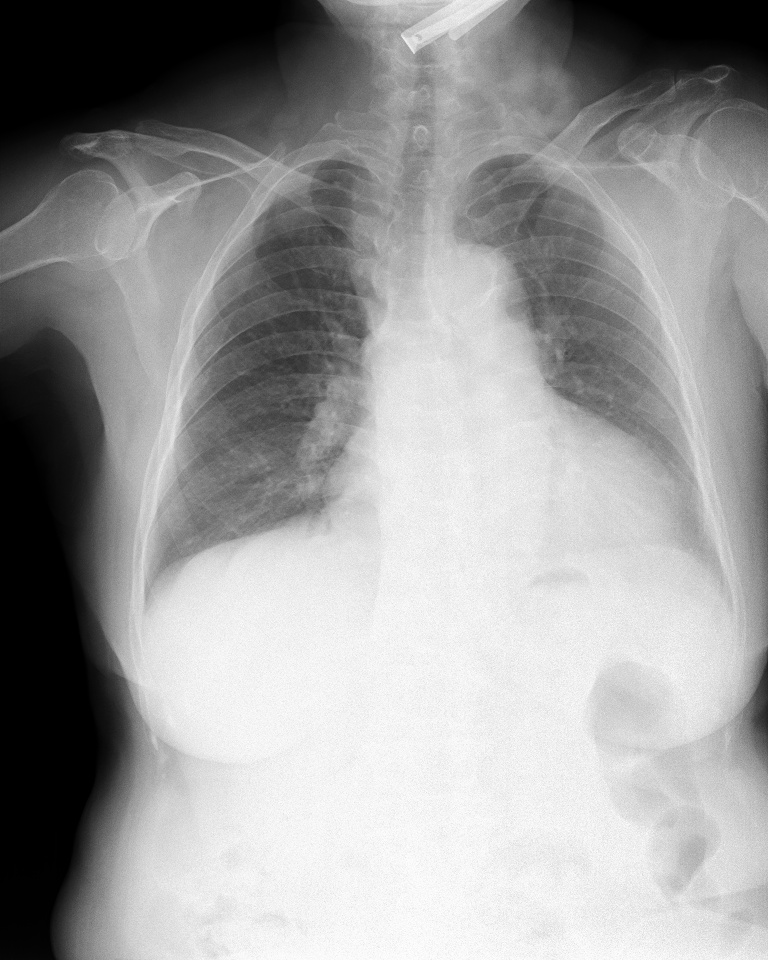
#> input picture Image-Augmentations-Visualize/dataset/051132a778e61a86eb147c7c6f564dfe.jpg, 768 x 960 px
$ python rotate.py
#> lines starting #> are read from the running program, lines starting #| are printed output that depends on the picture
#> in main, img is the input picture: shape (960, 768, 3); min 0, max 255, mean 155.6
#| img.shape = (960, 768, 3)
### Image-Augmentations-Visualize/src/data_augmentation.py
import random
import numpy as np
import cv2
import os
import sys
from src.utils import clip_bboxes, rotate_img, convert_2_to_4_corners, rotate_bboxes, convert_4_to_2_corners, letterbox_img

class RandomHorizontalFlip_(object):
    '''Radnomly horizontally flip the Image with the probability p.
    Args:
        p: (float) The probability with which the image is flipped.

    Output:
        img: (np.array) The flipped image with shape (HxWxC)
        bboxes: (np.array) The transformed bounding boxe with shape (N, 4)
                N is number of bounding boxes and 4 represents x_min, y_min, x_max, y_max.
        labels: (ndarray) the transformed labels
    '''

    def __init__(self, p):
        self.p = p

    # [28 lines left out: function __call__, not called in this run]


class RandomVerticalFlip_(object):
    '''Radnomly vertical flip the Image with the probability p.
    Args:
        p: (float) The probability with which the image is flipped.

    Output:
        img: (np.array) The flipped image with shape (HxWxC)
        bboxes: (np.array) The transformed bounding boxe with shape (N, 4)
                N is number of bounding boxes and 4 represents x_min, y_min, x_max, y_max.
        labels: (ndarray) the transformed labels
    '''
    def __init__(self, p):
        self.p = p

    # [24 lines left out: function __call__, not called in this run]


class RandomScale(object):
    ''' Randomly scale an image
    Bounding boxes which have an area of less than 25% in the remaining in the
    transformed image is dropped (removed). The resolution is maintained, and the remaining
    area if any is filled by black color.

    Args:
        scale: (float or tuple(float))
               If **float**, the image is scale by a factor from a range (1 - scale, 1 + scale)
               If **typle**, the image is scale by a factor from value specified by the tuple.

        diff: (bool) If False, remain the aspect ratio of image. Otherwise, if True
              the scale of image's height and image's width is not the same.
        p: (float) The probability with which the image is scaled.

    Outputs:
        img: (ndarray) The scaled image with shape (H, W, C)
        bboxes: (ndarray) The transformed bounding boxe with shape (N, 4)
                N is number of bounding boxes and 4 represents x_min, y_min, x_max, y_max.
        labels: (ndarray) the transformed labels
    '''

    # [60 lines left out: functions __init__, __call__, not called in this run]


class Scale(object):
    ''' Scale an image
    Bounding boxes which have an area of less than 25% in the remaining in the
    transformed image is dropped (removed). The resolution is maintained, and the remaining
    area if any is filled by black color.

    Args:
        scale_x: (float) If **float**, the image's width is scale by a factor 1 + scale
        scale_y: (float) If **float**, the image's height is scale by a factor 1 + scale
        p: (float) The probability with which the image is scaled.

    Outputs:
        img: (ndarray) The scaled image with shape (H, W, C)
        bboxes: (ndarray) The transformed bounding boxe with shape (N, 4)
                N is number of bounding boxes and 4 represents x_min, y_min, x_max, y_max.
        labels: (ndarray) the transformed labels
    '''

    # [45 lines left out: functions __init__, __call__, not called in this run]


class RandomTranslate(object):
    ''' Randomly Translates the image
    Bounding boxes which have an area of less tahn 25% in the
    remaining in the transformed image is dropped (removed).
    The resolution is maintained, and the remaining area if any
    is filled by black color.

    Args:
        translate: (float or tuple(float))
                   if **float**, the image is translated by a factor drawn
                   randomly from a range (1 - translate, 1 + translate)
                   if **tuple**, translate is drawn randomly from specified by the tuple.
        diff: (bool) If False, remain the aspect ratio of image. Otherwise, if True
              the scale of image's height and image's width is not the same.
        p: (float) The probability with which the image is translated.

    Output:
        img: (ndarray) The scaled image with shape (H, W, C)
        bboxes: (ndarray) The transformed bounding boxe with shape (N, 4)
                N is number of bounding boxes and 4 represents x_min, y_min, x_max, y_max.
        labels: (ndarray) the transformed labels
    '''

    # [59 lines left out: functions __init__, __call__, not called in this run]

class Translate(object):
    ''' Randomly Translates the image
    Bounding boxes which have an area of less tahn 25% in the
    remaining in the transformed image is dropped (removed).
    The resolution is maintained, and the remaining area if any
    is filled by black color.

    Args:
        translate_x: (float) If **float**, the image's width is translated with this factor
        translate_y: (float) If **float**, the image's height is translated with this factor
        p: (float) The probability with which the image is translated.

    Output:
        img: (ndarray) The scaled image with shape (H, W, C)
        bboxes: (ndarray) The transformed bounding boxe with shape (N, 4)
                N is number of bounding boxes and 4 represents x_min, y_min, x_max, y_max.
        labels: (ndarray) the transformed labels
    '''

    # [51 lines left out: functions __init__, __call__, not called in this run]


class RandomRotate(object):
    ''' Randomly rotates an images
    Bounding boxes which habe an area og less than 25% in the remaining in the
    transformed image is dropped (removed). The resolution is maintained, and the remaining
    area if nay is filled by black color.

    Args:
        angle: (float or tuple(float))
               If **float**, the image is rotated by a factor drawn
               randomly from a range (- angle, angle)
               If **tuple**, the angle is drawn randomly from value specified by the tuple
        p: (float) The probability with which the image is rotated.

    Output:
        img: (ndarray) The scaled image with shape (H, W, C)
        bboxes: (ndarray) The transformed bounding boxe with shape (N, 4)
                N is number of bounding boxes and 4 represents x_min, y_min, x_max, y_max.
        labels: (ndarray) the transformed labels
    '''

    # [49 lines left out: functions __init__, __call__, not called in this run]


class Rotate(object):
    ''' Rotates an images
    Bounding boxes which habe an area og less than 25% in the remaining in the
    transformed image is dropped (removed). The resolution is maintained, and the remaining
    area if nay is filled by black color.

    Args:
        angle: (float) Angle by which the image is to be rotated
        p: (float) The probability with which the image is rotated.

    Output:
        img: (ndarray) The scaled image with shape (H, W, C)
        bboxes: (ndarray) The transformed bounding boxe with shape (N, 4)
                N is number of bounding boxes and 4 represents x_min, y_min, x_max, y_max.
        labels: (ndarray) the transformed labels
    '''

    def __init__(self, angle=20, p=0.5):
        self.angle = angle
        self.p = p

    def __call__(self, img, bboxes, labels):
        img = img.copy()
        bboxes = bboxes.copy()
        labels = labels.copy()

        if random.random() < self.p:
            # get random angle from range
            angle = self.angle

            # get the width, height and center of point of image
            h, w = img.shape[0], img.shape[1]
            center_x, center_y = w // 2, h // 2

            # rotate the image
            img = rotate_img(img, angle)

            # convert 2 corners of boundig boxes to 4 corners (easy to calculate)
            corners = convert_2_to_4_corners(bboxes)

            # rotate bounding boxes
            corners = rotate_bboxes(corners_bboxes = corners, angle = angle,
                                    center_x = center_x, center_y = center_y,
                                    w = w, h = h)
            new_bboxes = convert_4_to_2_corners(corners)

            # calculate the scale_factor after rotation image (cause its dimension is change after rotation)
            scale_factor_x = img.shape[1] / w
            scale_factor_y = img.shape[0] / h

            # but we don't want to change the dimension of final image --> resize it to original dimension
            img = cv2.resize(img, (w, h))

            # then we must convert the coordinate of new_bboxes after rotation
            new_bboxes[:, :4] /= [scale_factor_x, scale_factor_y,scale_factor_x, scale_factor_y]
            bboxes = new_bboxes

            bboxes, labels = clip_bboxes(bboxes, clip_box = [0, 0, 1 + w, 1 + h], labels = labels,
                                                alpha = 0.25)

        return img, bboxes, labels


class RandomShear(object):
    """ Randomly shears an image in the horizontal direction
    Bounding boxes which have an area of less than 25% in the remaining in the
    transformed image is dropped. The resolution is maintained, and the remaining
    area if any is filled by black color.

    Args:
        shear_factor: (float or tuple(float))
                      If **float**, the image is sheared horizontally by a factor drawn
                      randomly from a range (-`shear_factor`, `shear_factor`).
                      If **tuple**, the `shear_factor` is drawn randomly from values specified by the
                      tuple.
        p: (float) The probability with which the image is rotated.

    Output:
        img: (ndarray) The scaled image with shape (H, W, C)
        bboxes: (ndarray) The transformed bounding boxe with shape (N, 4)
                N is number of bounding boxes and 4 represents x_min, y_min, x_max, y_max.
        labels: (ndarray) the transformed labels
    """

    # [59 lines left out: functions __init__, __call__, not called in this run]


class Shear(object):
    """ Randomly shears an image in the horizontal direction
    Bounding boxes which have an area of less than 25% in the remaining in the
    transformed image is dropped. The resolution is maintained, and the remaining
    area if any is filled by black color.

    Args:
        shear_factor: (float or tuple(float))
                      If **float**, the image is sheared horizontally by a factor drawn
                      randomly from a range (-`shear_factor`, `shear_factor`).
                      If **tuple**, the `shear_factor` is drawn randomly from values specified by the
                      tuple.
        p: (float) The probability with which the image is rotated.

    Output:
        img: (ndarray) The scaled image with shape (H, W, C)
        bboxes: (ndarray) The transformed bounding boxes with shape (N, 4)
                N is number of bounding boxes and 4 represents x_min, y_min, x_max, y_max.
        labels: (ndarray) the transformed labels
    """

    def __init__(self, shear_factor=0.2, p=0.5):
        self.shear_factor = shear_factor
        self.p = p

    # [50 lines left out: function __call__, not called in this run]


class Resize(object):
    """Resize the image in accordance to `image_letter_box` function in darknet
    The aspect ratio is maintained. The longer side is resized to the input
    size of the network, while the remaining space on the shorter side is filled
    with black color. **This should be the last transform**

    Args:
        inp_dim: (tuple(int)) with (width, height). Tuple containing the size to which the image will be resized.

    Outputs:
        img: (ndarray) The scaled image with shape (H, W, C)
        bboxes: (ndarray) The transformed bounding boxes with shape (N, 4)
                N is number of bounding boxes and 4 represents x_min, y_min, x_max, y_max.
        labels: (ndarray) the transformed labels
    """

    def __init__(self, inp_dim):
        self.inp_dim = inp_dim

    # [38 lines left out: function __call__, not called in this run]


class RandomHSV(object):
    """HSV transform to vary hue saturation and brightness
    Hue has a range of 0-179
    Saturation and Brightness have a range of 0-255.
    Chose the amount you want to change thhe above quantities accordingly.

    Args:
        hue: (None or int or tuple (int))
             If None, the hue of the image is left unchanged.
             If int, a random int is uniformly sampled from (-hue, hue) and added to the
             hue of the image.
             If tuple, the int is sampled from the range specified by the tuple.
        saturation: (None, or int or tuple(int))
                    If None, the saturation of the image is left unchanged.
                    If int, a random int is uniformly sampled from (-saturation, saturation)
                    and added to the hue of the image.
                    If tuple, the int is sampled from the range  specified by the tuple.
        brightness: (None or int or tuple(int))
                    If None, the brightness of the image is left unchanged.
                    If int, a random int is uniformly sampled from (-brightness, brightness)
                    and added to the hue of the image.
                    If tuple, the int is sampled from the range  specified by the tuple.

    Outputs:
        img: (ndarray) The scaled image with shape (H, W, C)
        bboxes: (ndarray) The transformed bounding boxes with shape (N, 4)
                N is number of bounding boxes and 4 represents x_min, y_min, x_max, y_max.
        labels: (ndarray) the transformed labels
    """

    # [51 lines left out: functions __init__, __call__, not called in this run]


class HSV(object):
    """HSV transform to vary hue saturation and brightness
    Hue has a range of 0-179
    Saturation and Brightness have a range of 0-255.
    Chose the amount you want to change thhe above quantities accordingly.

    Args:
        hue: (None or int)
             If int, a random int is uniformly sampled and added to the image.
        saturation: (None, or int)
                    If None, the saturation of the image is left unchanged.
                    If int, a random int is uniformly sampled and added to the hue of the image.
        brightness: (None or int)
                    If int, a random int is uniformly sampled and added to the hue of the image.

    Outputs:
        img: (ndarray) The scaled image with shape (H, W, C)
        bboxes: (ndarray) The transformed bounding boxes with shape (N, 4)
                N is number of bounding boxes and 4 represents x_min, y_min, x_max, y_max.
        labels: (ndarray) the transformed labels
    """

    # [41 lines left out: functions __init__, __call__, not called in this run]


'''Combining multiple transformations'''
class Sequence_(object):
    '''Initialize squence object of transofrmation to the image/bboxes

    Args:
        augmentations: (list) List containing the Transformation Object in Sequence
                       they are to be applied.
        probs: (float or list(float))
               If **float**, the probability with which each of the transformation will
               be applied.
               If **list**, the length must be equal to *augmentations*.
               Each element of this list is the probability with which each
               corresponding transformation is applied.

    Output:
        img: (ndarray) The scaled image with shape (H, W, C)
        bboxes: (ndarray) The transformed bounding boxes with shape (N, 4)
                N is number of bounding boxes and 4 represents x_min, y_min, x_max, y_max.
        labels: (ndarray) the transformed labels
    '''

    # [18 lines left out: functions __init__, __call__, not called in this run]

### Image-Augmentations-Visualize/src/utils.py
# src: https://blog.paperspace.com/data-augmentation-for-object-detection-rotation-and-shearing/
# document:
import cv2
import numpy as np

# [74 lines left out: functions draw_bboxes, bboxes_area, clip_bboxes, not called in this run]

def rotate_img(img, angle):
    '''Rotate the image
    Rotate the image such that the rotated image is enclosed inside the tightest
    rectangle. The area not occupied by the pixels of the original image is colored
    black.

    Args:
        img: (nd.array) image with shape (H, W, C)
        angle: (float) angle by which the image is to be rotated.

    Output:
        img: (nd.array) Rotated image.
    '''
#> called with angle = 90

    # get the coordinates of center point of image
    h, w = img.shape[0], img.shape[1]
    center_x, center_y = w // 2, h // 2

    # transform matrix (applying the negative of the
    # angle to rotate clockwise)
    rotation_matrix = cv2.getRotationMatrix2D(center = (center_x, center_y),
                                              angle = angle, scale = 1.0)

    # get the sine and cosine (cosine = alpha and sine = beta cause scale = 1.0)
    cos = np.abs(rotation_matrix[0, 0])
    sin = np.abs(rotation_matrix[0, 1])

    # calculate the new bounding boxes dimentions of the image.
    # (explain in document)
    new_w = int((w * cos) + (h * sin))
    new_h = int((w * sin) + (h + cos))

    # calcuate the new center point with new width and height
    new_center_x, new_center_y = new_w // 2, new_h // 2

    '''For ensuring the the center of the new image does not move since it is the axis of rotation itself'''
    delta_center_x, delta_center_y = (new_center_x - center_x, new_center_y - center_y)

    # adjust the rotation matrix tot ake into account translation
    rotation_matrix[0, 2] += delta_center_x
    rotation_matrix[1, 2] += delta_center_y

    # perform the actual rotation and return the image
    img = cv2.warpAffine(img, rotation_matrix, (new_w, new_h))
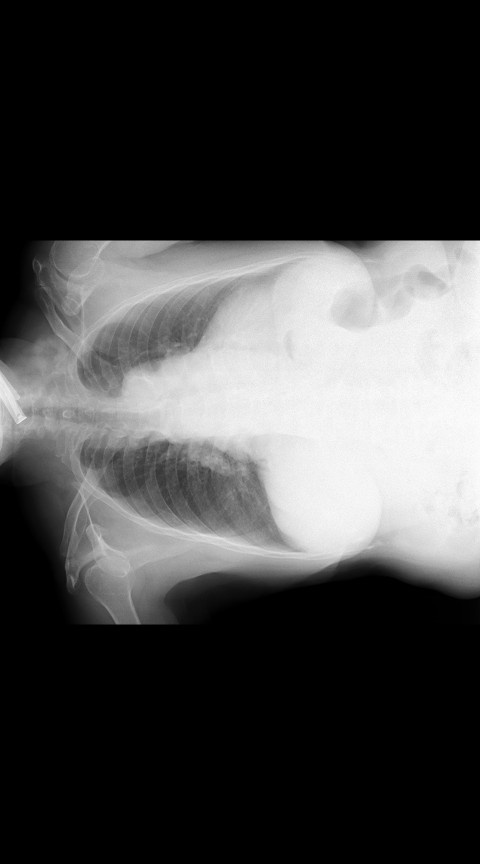
#> img: shape (1728, 960, 3) (shown at 1/2 size); min 0, max 255, mean 69.2

    return img

def convert_2_to_4_corners(bboxes):
    """Get 4 corrners of bounding boxes

    Args:
        bboxes: (ndarray) Array contain bounding boxes with shape (N, 4)
                with N is number of bounding boxes and 4 represent to x_min, y_min, x_max. y_max.

    Ouput:
        corners: (ndarray) Array contatin bounding boxes with shape (N, 8)
                with N is number of bounding boxes and 8 represent to x1, y1, x2, y2, x3, y3, x4, y4
    """

    # get width and height of bboxes
    width = (bboxes[:, 2] - bboxes[:, 0]).reshape(-1, 1)
    height = (bboxes[:, 3] - bboxes[:, 1]).reshape(-1, 1)

    # top-left corner
    x1 = bboxes[:, 0].reshape(-1, 1)
    y1 = bboxes[:, 1].reshape(-1, 1)

    # top-right corner
    x2 = x1 + width
    y2 = y1

    # bottom-left corner
    x3 = x1
    y3 = y1 + height

    # bottom-right corner
    x4 = bboxes[:, 2].reshape(-1, 1)
    y4 = bboxes[:, 3].reshape(-1, 1)

    # stack all of these
    corners = np.hstack((x1, y1, x2, y2, x3, y3, x4, y4))

    return corners

def convert_4_to_2_corners(corners_bboxes):
    """ Get 2 corrners of bounding boxes

    Args:
        corners_bboxes: (ndarray) Numpy array of shape `N x 8` containing N bounding boxes each described by their
                                          corner co-ordinates `x1 y1 x2 y2 x3 y3 x4 y4`

    Output:
        bboxes: (ndarray)  Numpy array containing enclosing bounding boxes of shape `N X 4` where N is the
                                    number of bounding boxes and the bounding boxes are represented in the
                                    format x_min, y_min, x_max, y_max
    """
    x_axis = corners_bboxes[:, [0, 2, 4, 6]]
    y_axis = corners_bboxes[:, [1, 3, 5, 7]]

    # get x_min, y_min, x_max, y_max
    x_min = np.min(x_axis, axis = 1).reshape(-1, 1)
    y_min = np.min(y_axis, axis = 1).reshape(-1, 1)
    x_max = np.max(x_axis, axis = 1).reshape(-1, 1)
    y_max = np.max(y_axis, axis = 1).reshape(-1, 1)

    # convert it to 2 corners
    bboxes = np.hstack(tup = (x_min, y_min, x_max, y_max))

    return bboxes

def rotate_bboxes(corners_bboxes, angle, center_x, center_y, w, h):
    """Rotate the bounding boxes.

    Args:
        corners_bboxes: (ndarray) Numpy array of shape (N , 8) containing N bounding boxes each described by their
                        corner coordinates `x1 y1 x2 y2 x3 y3 x4 y4`
        angle: (float) Angle by which the image is to be rotated
        center_x: (int) x coordinate of the center of image (about which the box will be rotated)
        center_y: (int) y coordinate of the center of image (about which the box will be rotated)
        w: (int) Width of the image
        h: (int) Height of the image

    Output:
        rotated_corners_bboxes: (ndarray) Numpy array of shape `N x 8` containing N rotated bounding boxes each described by their
                                corner co-ordinates `x1 y1 x2 y2 x3 y3 x4 y4`
    """
#> called with corners_bboxes = array of shape (3, 8), angle = 90, center_x = 384, center_y = 480, w = 768, h = 960

    '''Exaplain detail this function in document'''
    # reshape the corners_bboxes
    corners_bboxes = corners_bboxes.reshape(-1, 2)
    corners_bboxes = np.hstack((corners_bboxes, np.ones(shape = (corners_bboxes.shape[0], 1), dtype = np.float32)))

    # transform matrix (applying the negative of the
    # angle to rotate clockwise)
    rotation_matrix = cv2.getRotationMatrix2D(center = (center_x, center_y),
                                              angle = angle, scale = 1.0)
#> (the rest of the program and of its run is left out)
